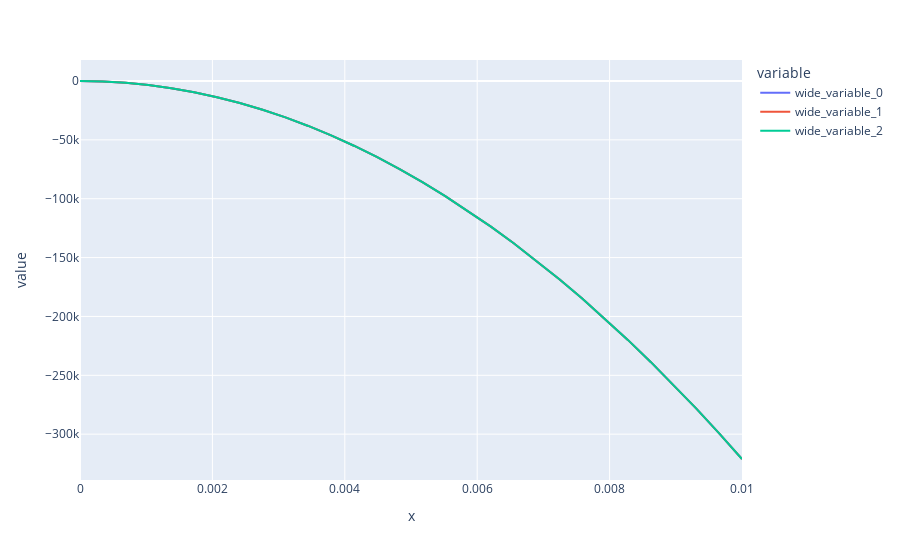

Source (notebook cell):
### Code cell
contrainte = totalContrainte[0]

Y1 = [contrainte[i][0][0] for i in range(len(contrainte))]
Y2 = [contrainte[i][1][1] for i in range(len(contrainte))]
Y3 = [contrainte[i][2][2] for i in range(len(contrainte))]


px.line(x = X, y = [Y1, Y2, Y3])
